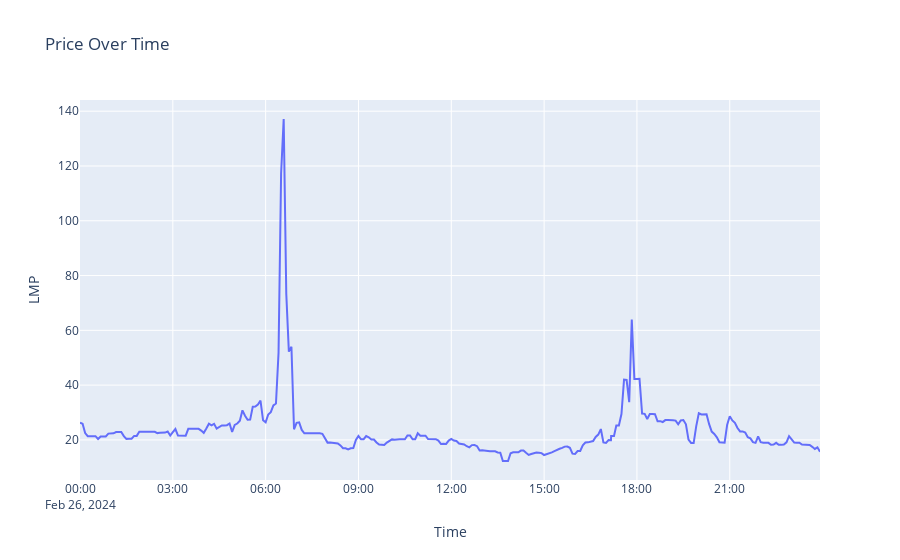

Write notebook code for a chart like this one.
### Markdown cell above
# Exploring Grid Flexibility

This data exploration is inspired by Saul Griffith's Electrify: "Electrifying the whole household roughly triples the amount of electricity it requires...While this might initially seem like a problem, adding thermal loads and connecting electric vehicles to the house provides greater opportunity for these machines to take turns sucking up some sunshine." (p.88)

As an engineer learning about the energy space, the goal of this project is to faciliate conversations with folks who are dealing with these problems in their day-to-day work, and to start digging into some of the freely available data and simple algorithms we can apply to them.

The final "allocated resources" chart is inspired by Griffith's flexible load profile chart on page 89. I attempt to get close to it algorithmically, by following these steps:

1. Obtain and chart price data for a given day in New York's Genese region
2. Average out the price in one-hour "chunks" - as the data is orginally in 5 minute intervals
3. Create a list of energy resources with corresponding priority and number of hours energy each needs
4. Write a simple algorithm that selects the lowest-cost chunks of time for each resource taking its priority into account
5. Chart the "allocated resource" results - expectation is that the higher cost hour-chunks remain unallocated

### Code cell
import gridstatus
import plotly.express as px
import numpy as np
import pandas as pd
import plotly.graph_objects as go
from IPython.display import display
from operator import itemgetter

def get_nyiso_price_data_by_location(date, location):
    nyiso = gridstatus.NYISO()
    lmp = nyiso.get_lmp(date=date, market="REAL_TIME_5_MIN")
    lmp_col_subset = lmp[["Time", "Location", "LMP"]]
    lmp_subset_filtered = lmp_col_subset[lmp_col_subset["Location"] == location]
    return lmp_subset_filtered

price_data_by_location = get_nyiso_price_data_by_location("February 26, 2024", "GENESE");

fig = px.line(price_data_by_location, x="Time", y="LMP", title="Price Over Time")
fig.show()

### Figure 1 — Plotly figure (JSON) as saved in the notebook; plotly's stock layout.template omitted (floating-point values rounded to 4 significant figures; data arrays with more than 128 entries replaced by an {"elided": "..."} marker saying what was removed)
{"data": [{"hovertemplate": "Time=%{x}<br>LMP=%{y}<extra></extra>", "legendgroup": "", "line": {"color": "#636efa", "dash": "solid"}, "marker": {"symbol": "circle"}, "mode": "lines", "name": "", "orientation": "v", "showlegend": false, "type": "scatter", "x": {"elided": "291 str values"}, "xaxis": "x", "y": {"elided": "291 float values"}, "yaxis": "y"}], "layout": {"autosize": true, "legend": {"tracegroupgap": 0}, "title": {"text": "Price Over Time"}, "xaxis": {"anchor": "y", "autorange": true, "domain": [0, 1], "range": ["2024-02-26", "2024-02-26 23:55"], "title": {"text": "Time"}, "type": "date"}, "yaxis": {"anchor": "x", "autorange": true, "domain": [0, 1], "range": [5.364, 144.1], "title": {"text": "LMP"}, "type": "linear"}}}
